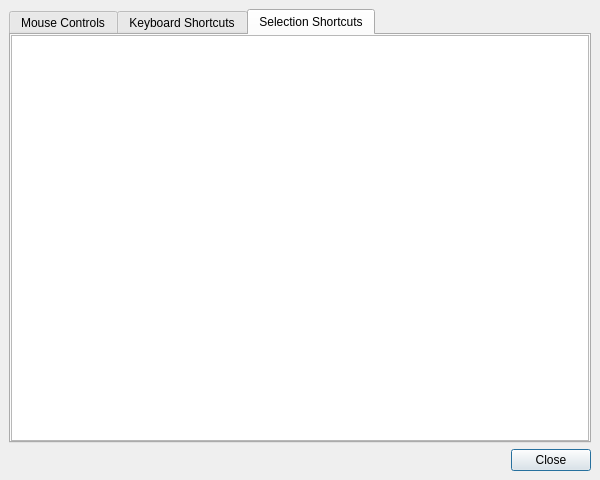
<ui version="4.0" >
 <class>HelpDialog</class>
 <widget class="QDialog" name="HelpDialog" >
  <property name="geometry" >
   <rect>
    <x>0</x>
    <y>0</y>
    <width>600</width>
    <height>480</height>
   </rect>
  </property>
  <property name="windowTitle" >
   <string>NanoEngineer-1 Help</string>
  </property>
  <property name="windowIcon" >
   <iconset/>
  </property>
  <layout class="QGridLayout" >
   <property name="margin" >
    <number>9</number>
   </property>
   <property name="spacing" >
    <number>6</number>
   </property>
   <item row="0" column="0" >
    <widget class="QTabWidget" name="help_tab" >
     <property name="currentIndex" >
      <number>2</number>
     </property>
     <widget class="QWidget" name="tab" >
      <attribute name="title" >
       <string>Mouse Controls</string>
      </attribute>
      <layout class="QGridLayout" >
       <property name="margin" >
        <number>0</number>
       </property>
       <property name="spacing" >
        <number>6</number>
       </property>
       <item row="0" column="0" >
        <widget class="QTextBrowser" name="mouse_controls_textbrowser" />
       </item>
      </layout>
     </widget>
     <widget class="QWidget" name="tab" >
      <attribute name="title" >
       <string>Keyboard Shortcuts</string>
      </attribute>
      <layout class="QGridLayout" >
       <property name="margin" >
        <number>0</number>
       </property>
       <property name="spacing" >
        <number>6</number>
       </property>
       <item row="0" column="0" >
        <widget class="QTextBrowser" name="keyboard_shortcuts_textbrowser" />
       </item>
      </layout>
     </widget>
     <widget class="QWidget" name="tab_2" >
      <attribute name="title" >
       <string>Selection Shortcuts</string>
      </attribute>
      <layout class="QGridLayout" >
       <property name="margin" >
        <number>0</number>
       </property>
       <property name="spacing" >
        <number>6</number>
       </property>
       <item row="0" column="0" >
        <widget class="QTextBrowser" name="selection_shortcuts_textbrowser" />
       </item>
      </layout>
     </widget>
    </widget>
   </item>
   <item row="1" column="0" >
    <layout class="QHBoxLayout" >
     <property name="margin" >
      <number>0</number>
     </property>
     <property name="spacing" >
      <number>6</number>
     </property>
     <item>
      <spacer>
       <property name="orientation" >
        <enum>Qt::Horizontal</enum>
       </property>
       <property name="sizeType" >
        <enum>QSizePolicy::Expanding</enum>
       </property>
       <property name="sizeHint" >
        <size>
         <width>40</width>
         <height>20</height>
        </size>
       </property>
      </spacer>
     </item>
     <item>
      <widget class="QPushButton" name="close_btn" >
       <property name="text" >
        <string>Close</string>
       </property>
      </widget>
     </item>
    </layout>
   </item>
  </layout>
 </widget>
 <layoutdefault spacing="6" margin="11" />
 <resources/>
 <connections>
  <connection>
   <sender>close_btn</sender>
   <signal>clicked()</signal>
   <receiver>HelpDialog</receiver>
   <slot>close()</slot>
   <hints>
    <hint type="sourcelabel" >
     <x>20</x>
     <y>20</y>
    </hint>
    <hint type="destinationlabel" >
     <x>20</x>
     <y>20</y>
    </hint>
   </hints>
  </connection>
 </connections>
</ui>
